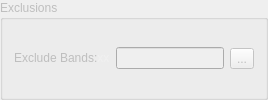
    <widget class="QGroupBox" name="Exclusions_Box">
     <property name="enabled">
      <bool>false</bool>
     </property>
     <property name="sizePolicy">
      <sizepolicy hsizetype="Preferred" vsizetype="Maximum">
       <horstretch>0</horstretch>
       <verstretch>0</verstretch>
      </sizepolicy>
     </property>
     <property name="title">
      <string>Exclusions</string>
     </property>
     <property name="flat">
      <bool>false</bool>
     </property>
     <layout class="QHBoxLayout" name="horizontalLayout">
      <item>
       <widget class="QLabel" name="label_15">
        <property name="sizePolicy">
         <sizepolicy hsizetype="Minimum" vsizetype="Preferred">
          <horstretch>0</horstretch>
          <verstretch>0</verstretch>
         </sizepolicy>
        </property>
        <property name="maximumSize">
         <size>
          <width>100</width>
          <height>16777215</height>
         </size>
        </property>
        <property name="lineWidth">
         <number>0</number>
        </property>
        <property name="text">
         <string>&lt;html&gt;&lt;head/&gt;&lt;body&gt;&lt;p&gt;Exclude Bands:&lt;span style=&quot; color:#f0f0f0;&quot;&gt;xx&lt;/span&gt;&lt;/p&gt;&lt;/body&gt;&lt;/html&gt;</string>
        </property>
       </widget>
      </item>
      <item>
       <widget class="QLineEdit" name="txtExclude">
        <property name="sizePolicy">
         <sizepolicy hsizetype="Expanding" vsizetype="Fixed">
          <horstretch>0</horstretch>
          <verstretch>0</verstretch>
         </sizepolicy>
        </property>
        <property name="minimumSize">
         <size>
          <width>0</width>
          <height>0</height>
         </size>
        </property>
        <property name="whatsThis">
         <string>&lt;html&gt;&lt;head/&gt;&lt;body&gt;&lt;p&gt;Specify the bands that shall be excluded from the inversion. Separate band numbers with blanks or push the button on the right to select them manually. By default this is set to the water absorption bands of the selected sensor or other domains that may cause trouble.&lt;/p&gt;&lt;/body&gt;&lt;/html&gt;</string>
        </property>
       </widget>
      </item>
      <item>
       <widget class="QToolButton" name="cmdExcludeBands">
        <property name="text">
         <string>...</string>
        </property>
       </widget>
      </item>
     </layout>
    </widget>
